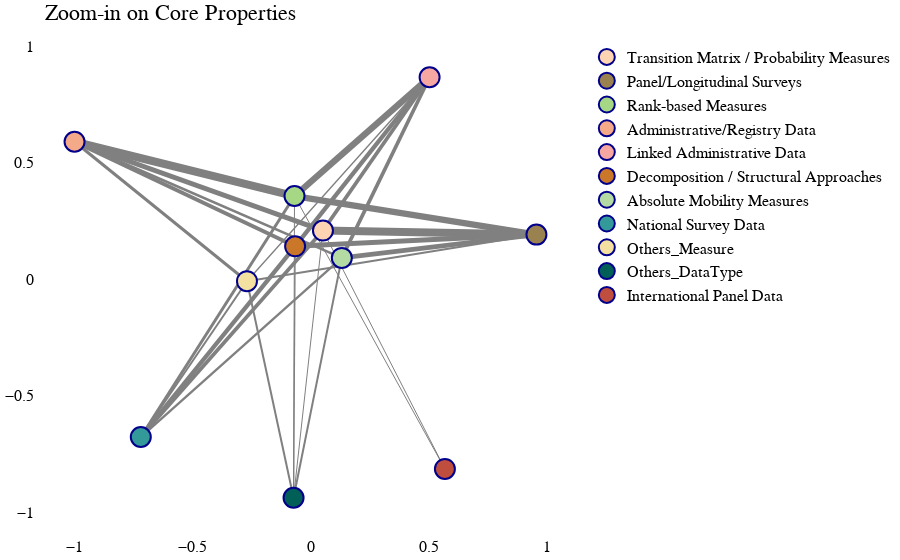

The cell this chart's notebook holds for it:
### Markdown cell above
### Zoom into the center?

### Code cell
df = pd.read_csv(f'{path}/results/weights_properties_only_noTypeYear.csv')
zoom_in_values = ['Regression-based Measures','Rank‐based Measures', 'Transition Matrix / Probability Measures', 'Absolute Mobility Measures', 
                  'Others_Measure', 'Decomposition / Structural Approaches',
                  'Panel/Longitudinal Surveys', 'Administrative/Registry Data', 'National Survey Data', 'Linked Administrative Data',
                  'International Panel Data', 'Others_DataType']

df_zoom = df[df['from_val'].isin(zoom_in_values) & df['to_val'].isin(zoom_in_values)]
fig_zoom = gr.plot_feature_graph_single(df_zoom, title="Zoom-in on Core Properties")
fig_zoom.show()

### Figure 1 — Plotly figure (JSON) as saved in the notebook; plotly's stock layout.template omitted (floating-point values rounded to 4 significant figures)
{"data": [{"hoverinfo": "text", "line": {"color": "gray", "width": 8}, "mode": "lines", "showlegend": false, "text": ["Transition Matrix / Probability Measures → Panel/Longitudinal Surveys<br>Weight: 22"], "type": "scatter", "x": [0.05047, 0.9533, null], "y": [0.208, 0.1907, null]}, {"hoverinfo": "text", "line": {"color": "gray", "width": 5}, "mode": "lines", "showlegend": false, "text": ["Transition Matrix / Probability Measures → Administrative/Registry Data<br>Weight: 13"], "type": "scatter", "x": [0.05047, -1, null], "y": [0.208, 0.5893, null]}, {"hoverinfo": "text", "line": {"color": "gray", "width": 3.667}, "mode": "lines", "showlegend": false, "text": ["Transition Matrix / Probability Measures → Linked Administrative Data<br>Weight: 9"], "type": "scatter", "x": [0.05047, 0.5014, null], "y": [0.208, 0.8662, null]}, {"hoverinfo": "text", "line": {"color": "gray", "width": 3.667}, "mode": "lines", "showlegend": false, "text": ["Transition Matrix / Probability Measures → National Survey Data<br>Weight: 9"], "type": "scatter", "x": [0.05047, -0.7198, null], "y": [0.208, -0.6781, null]}, {"hoverinfo": "text", "line": {"color": "gray", "width": 1}, "mode": "lines", "showlegend": false, "text": ["Transition Matrix / Probability Measures → Others_DataType<br>Weight: 1"], "type": "scatter", "x": [0.05047, -0.07383, null], "y": [0.208, -0.9389, null]}, {"hoverinfo": "text", "line": {"color": "gray", "width": 1}, "mode": "lines", "showlegend": false, "text": ["Transition Matrix / Probability Measures → International Panel Data<br>Weight: 1"], "type": "scatter", "x": [0.05047, 0.5662, null], "y": [0.208, -0.8153, null]}, {"hoverinfo": "text", "line": {"color": "gray", "width": 8}, "mode": "lines", "showlegend": false, "text": ["Rank‐based Measures → Administrative/Registry Data<br>Weight: 22"], "type": "scatter", "x": [-0.06981, -1, null], "y": [0.3564, 0.5893, null]}, {"hoverinfo": "text", "line": {"color": "gray", "width": 6.333}, "mode": "lines", "showlegend": false, "text": ["Rank‐based Measures → Linked Administrative Data<br>Weight: 17"], "type": "scatter", "x": [-0.06981, 0.5014, null], "y": [0.3564, 0.8662, null]}, {"hoverinfo": "text", "line": {"color": "gray", "width": 6.333}, "mode": "lines", "showlegend": false, "text": ["Rank‐based Measures → Panel/Longitudinal Surveys<br>Weight: 17"], "type": "scatter", "x": [-0.06981, 0.9533, null], "y": [0.3564, 0.1907, null]}, {"hoverinfo": "text", "line": {"color": "gray", "width": 3}, "mode": "lines", "showlegend": false, "text": ["Rank‐based Measures → National Survey Data<br>Weight: 7"], "type": "scatter", "x": [-0.06981, -0.7198, null], "y": [0.3564, -0.6781, null]}, {"hoverinfo": "text", "line": {"color": "gray", "width": 1}, "mode": "lines", "showlegend": false, "text": ["Rank‐based Measures → Others_DataType<br>Weight: 1"], "type": "scatter", "x": [-0.06981, -0.07383, null], "y": [0.3564, -0.9389, null]}, {"hoverinfo": "text", "line": {"color": "gray", "width": 1}, "mode": "lines", "showlegend": false, "text": ["Rank‐based Measures → International Panel Data<br>Weight: 1"], "type": "scatter", "x": [-0.06981, 0.5662, null], "y": [0.3564, -0.8153, null]}, {"hoverinfo": "text", "line": {"color": "gray", "width": 5}, "mode": "lines", "showlegend": false, "text": ["Decomposition / Structural Approaches → Panel/Longitudinal Surveys<br>Weight: 13"], "type": "scatter", "x": [-0.06728, 0.9533, null], "y": [0.1405, 0.1907, null]}, {"hoverinfo": "text", "line": {"color": "gray", "width": 4.333}, "mode": "lines", "showlegend": false, "text": ["Decomposition / Structural Approaches → Linked Administrative Data<br>Weight: 11"], "type": "scatter", "x": [-0.06728, 0.5014, null], "y": [0.1405, 0.8662, null]}, {"hoverinfo": "text", "line": {"color": "gray", "width": 4.333}, "mode": "lines", "showlegend": false, "text": ["Decomposition / Structural Approaches → National Survey Data<br>Weight: 11"], "type": "scatter", "x": [-0.06728, -0.7198, null], "y": [0.1405, -0.6781, null]}, {"hoverinfo": "text", "line": {"color": "gray", "width": 4}, "mode": "lines", "showlegend": false, "text": ["Decomposition / Structural Approaches → Administrative/Registry Data<br>Weight: 10"], "type": "scatter", "x": [-0.06728, -1, null], "y": [0.1405, 0.5893, null]}, {"hoverinfo": "text", "line": {"color": "gray", "width": 1.333}, "mode": "lines", "showlegend": false, "text": ["Decomposition / Structural Approaches → Others_DataType<br>Weight: 2"], "type": "scatter", "x": [-0.06728, -0.07383, null], "y": [0.1405, -0.9389, null]}, {"hoverinfo": "text", "line": {"color": "gray", "width": 4.667}, "mode": "lines", "showlegend": false, "text": ["Absolute Mobility Measures → Panel/Longitudinal Surveys<br>Weight: 12"], "type": "scatter", "x": [0.1303, 0.9533, null], "y": [0.09071, 0.1907, null]}, {"hoverinfo": "text", "line": {"color": "gray", "width": 3.667}, "mode": "lines", "showlegend": false, "text": ["Absolute Mobility Measures → Linked Administrative Data<br>Weight: 9"], "type": "scatter", "x": [0.1303, 0.5014, null], "y": [0.09071, 0.8662, null]}, {"hoverinfo": "text", "line": {"color": "gray", "width": 2.667}, "mode": "lines", "showlegend": false, "text": ["Absolute Mobility Measures → Administrative/Registry Data<br>Weight: 6"], "type": "scatter", "x": [0.1303, -1, null], "y": [0.09071, 0.5893, null]}, {"hoverinfo": "text", "line": {"color": "gray", "width": 2.333}, "mode": "lines", "showlegend": false, "text": ["Absolute Mobility Measures → National Survey Data<br>Weight: 5"], "type": "scatter", "x": [0.1303, -0.7198, null], "y": [0.09071, -0.6781, null]}, {"hoverinfo": "text", "line": {"color": "gray", "width": 2}, "mode": "lines", "showlegend": false, "text": ["Absolute Mobility Measures → Others_DataType<br>Weight: 4"], "type": "scatter", "x": [0.1303, -0.07383, null], "y": [0.09071, -0.9389, null]}, {"hoverinfo": "text", "line": {"color": "gray", "width": 3}, "mode": "lines", "showlegend": false, "text": ["Others_Measure → Administrative/Registry Data<br>Weight: 7"], "type": "scatter", "x": [-0.2709, -1, null], "y": [-0.009408, 0.5893, null]}, {"hoverinfo": "text", "line": {"color": "gray", "width": 2}, "mode": "lines", "showlegend": false, "text": ["Others_Measure → Panel/Longitudinal Surveys<br>Weight: 4"], "type": "scatter", "x": [-0.2709, 0.9533, null], "y": [-0.009408, 0.1907, null]}, {"hoverinfo": "text", "line": {"color": "gray", "width": 2}, "mode": "lines", "showlegend": false, "text": ["Others_Measure → Others_DataType<br>Weight: 4"], "type": "scatter", "x": [-0.2709, -0.07383, null], "y": [-0.009408, -0.9389, null]}, {"hoverinfo": "text", "line": {"color": "gray", "width": 2}, "mode": "lines", "showlegend": false, "text": ["Others_Measure → National Survey Data<br>Weight: 4"], "type": "scatter", "x": [-0.2709, -0.7198, null], "y": [-0.009408, -0.6781, null]}, {"hoverinfo": "text", "line": {"color": "gray", "width": 1.333}, "mode": "lines", "showlegend": false, "text": ["Others_Measure → Linked Administrative Data<br>Weight: 2"], "type": "scatter", "x": [-0.2709, 0.5014, null], "y": [-0.009408, 0.8662, null]}, {"hoverinfo": "text", "marker": {"color": "#FFD4B2", "line": {"color": "darkblue", "width": 2}, "size": 20}, "mode": "markers", "name": "Transition Matrix / Probability Measures", "showlegend": true, "text": ["Transition Matrix / Probability Measures"], "type": "scatter", "x": [0.05047], "y": [0.208]}, {"hoverinfo": "text", "marker": {"color": "#998250", "line": {"color": "darkblue", "width": 2}, "size": 20}, "mode": "markers", "name": "Panel/Longitudinal Surveys", "showlegend": true, "text": ["Panel/Longitudinal Surveys"], "type": "scatter", "x": [0.9533], "y": [0.1907]}, {"hoverinfo": "text", "marker": {"color": "#A6D785", "line": {"color": "darkblue", "width": 2}, "size": 20}, "mode": "markers", "name": "Rank‐based Measures", "showlegend": true, "text": ["Rank‐based Measures"], "type": "scatter", "x": [-0.06981], "y": [0.3564]}, {"hoverinfo": "text", "marker": {"color": "#F4A988", "line": {"color": "darkblue", "width": 2}, "size": 20}, "mode": "markers", "name": "Administrative/Registry Data", "showlegend": true, "text": ["Administrative/Registry Data"], "type": "scatter", "x": [-1], "y": [0.5893]}, {"hoverinfo": "text", "marker": {"color": "#F7A7A1", "line": {"color": "darkblue", "width": 2}, "size": 20}, "mode": "markers", "name": "Linked Administrative Data", "showlegend": true, "text": ["Linked Administrative Data"], "type": "scatter", "x": [0.5014], "y": [0.8662]}, {"hoverinfo": "text", "marker": {"color": "#CB7729", "line": {"color": "darkblue", "width": 2}, "size": 20}, "mode": "markers", "name": "Decomposition / Structural Approaches", "showlegend": true, "text": ["Decomposition / Structural Approaches"], "type": "scatter", "x": [-0.06728], "y": [0.1405]}, {"hoverinfo": "text", "marker": {"color": "#B5DBA5", "line": {"color": "darkblue", "width": 2}, "size": 20}, "mode": "markers", "name": "Absolute Mobility Measures", "showlegend": true, "text": ["Absolute Mobility Measures"], "type": "scatter", "x": [0.1303], "y": [0.09071]}, {"hoverinfo": "text", "marker": {"color": "#339999", "line": {"color": "darkblue", "width": 2}, "size": 20}, "mode": "markers", "name": "National Survey Data", "showlegend": true, "text": ["National Survey Data"], "type": "scatter", "x": [-0.7198], "y": [-0.6781]}, {"hoverinfo": "text", "marker": {"color": "#F4E1A1", "line": {"color": "darkblue", "width": 2}, "size": 20}, "mode": "markers", "name": "Others_Measure", "showlegend": true, "text": ["Others_Measure"], "type": "scatter", "x": [-0.2709], "y": [-0.009408]}, {"hoverinfo": "text", "marker": {"color": "#005F56", "line": {"color": "darkblue", "width": 2}, "size": 20}, "mode": "markers", "name": "Others_DataType", "showlegend": true, "text": ["Others_DataType"], "type": "scatter", "x": [-0.07383], "y": [-0.9389]}, {"hoverinfo": "text", "marker": {"color": "#C04E3F", "line": {"color": "darkblue", "width": 2}, "size": 20}, "mode": "markers", "name": "International Panel Data", "showlegend": true, "text": ["International Panel Data"], "type": "scatter", "x": [0.5662], "y": [-0.8153]}], "layout": {"font": {"color": "black", "family": "Times New Roman", "size": 16}, "hovermode": "closest", "margin": {"b": 20, "l": 5, "r": 5, "t": 40}, "plot_bgcolor": "rgba(255,255,255,0)", "showlegend": true, "title": {"text": "Zoom-in on Core Properties"}, "xaxis": {"showgrid": false, "zeroline": false}, "yaxis": {"showgrid": false, "zeroline": false}}}
